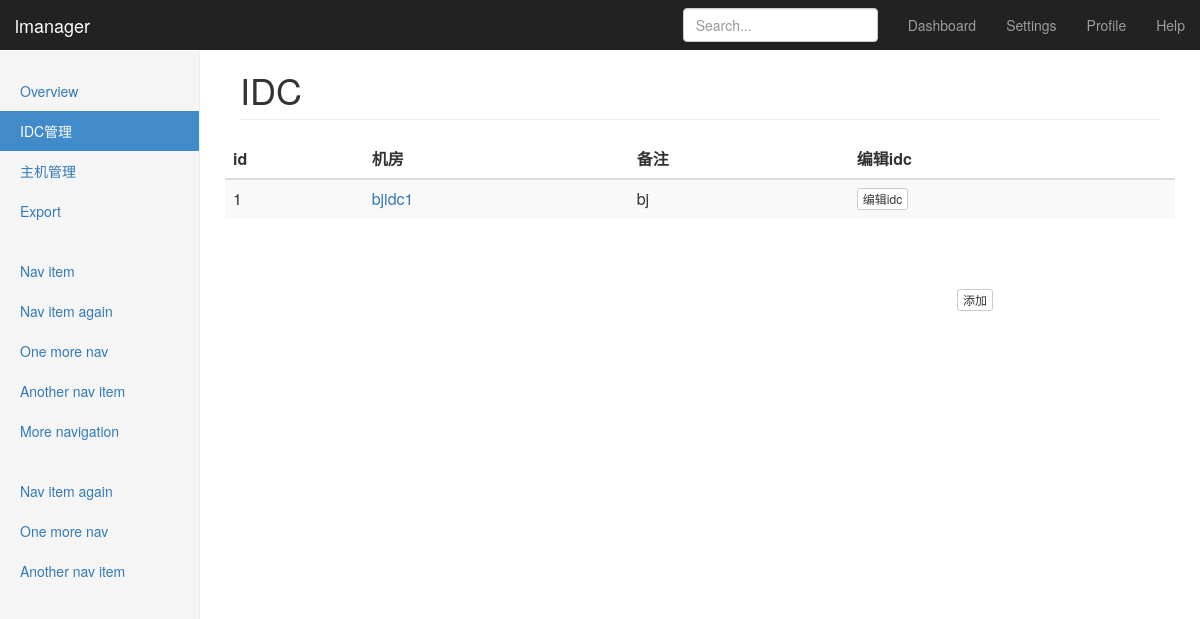
Page /idc/ (signed in) on the committed database.
### cmdb/models.py (models this page shows, shortened)
class Idc(models.Model):
    owner = models.ForeignKey(User)
    name = models.CharField(max_length=40, verbose_name='机房名称')
    remark = models.CharField(max_length=50, verbose_name='备注')
    date_added = models.DateTimeField(auto_now_add=True)
    class Meta:
        verbose_name = '机房'
        verbose_name_plural = '机房'

### cmdb/views.py (the view)
# urls.py: url(r'^idc/$', views.idc, name='idc'),
@login_required
def idc(request):
    idc = Idc.objects.all()
    context = {'idc': idc}
    return render(request, 'cmdb/idc.html', context)

### cmdb/templates/cmdb/idc.html (shortened to what this page needs)
<html lang="zh-CN" class=""><head>
    <link href="https://cdn.bootcss.com/bootstrap/3.3.7/css/bootstrap.min.css" rel="stylesheet">
    <link href="/static/css/dashboard.css" rel="stylesheet">
<style type="text/css">.fancybox-margin{margin-right:0px;}</style></head>
  <body data-feedly-mini="yes" data-gclp-initialized="true" data-gistbox-initialized="true">
    <nav class="navbar navbar-inverse navbar-fixed-top">
      <div class="container-fluid">
        <div class="navbar-header">
          <a class="navbar-brand" href="#">lmanager</a>
        </div>
        <div id="navbar" class="navbar-collapse collapse">
          <ul class="nav navbar-nav navbar-right">
            <li><a href="#">Dashboard</a></li>
            <li><a href="#">Settings</a></li>
            <li><a href="#">Profile</a></li>
            <li><a href="#">Help</a></li>
          </ul>
          <form class="navbar-form navbar-right">
            <input type="text" class="form-control" placeholder="Search...">
          </form>
        </div>
      </div>
    </nav>
    <div class="container-fluid">
      <div class="row">
        <div class="col-sm-3 col-md-2 sidebar">
          <ul class="nav nav-sidebar">
            <li><a href="/">Overview <span class="sr-only">(current)</span></a></li>
            <li  class="active"><a href="/idc">IDC管理</a></li>
            <li><a href="">主机管理</a></li>
            <li><a href="#">Export</a></li>
          </ul>
          <ul class="nav nav-sidebar">
            <li><a href="">Nav item</a></li>
            <li><a href="">Nav item again</a></li>
            <li><a href="">One more nav</a></li>
            <li><a href="">Another nav item</a></li>
            <li><a href="">More navigation</a></li>
          </ul>
          <ul class="nav nav-sidebar">
            <li><a href="">Nav item again</a></li>
            <li><a href="">One more nav</a></li>
            <li><a href="">Another nav item</a></li>
          </ul>
        </div>
        <div class="col-sm-9 col-sm-offset-3 col-md-10 col-md-offset-2 main">
          <h1 class="page-header">IDC</h1>
          <div class="row placeholders">
          <div class="table-responsive">
            <table class="table table-striped">
              <thead>
                <tr>
                  <th>id</th>
                  <th>机房</th>
                  <th>备注</th>
                  <th>编辑idc</th>
                </tr>
              </thead>
              <tbody>
                {% for idcall in idc %}
                <tr>
                  <td>{{idcall.id}}</td>
                  <td><a href="{% url 'cmdb:hostlist' idcall.id %}">{{idcall.name}}</a></td>
                  <td>{{idcall.remark}}</td>
                  <td><a class="btn btn-default btn-xs" href="{% url 'cmdb:edit_idc' idcall.id %}">编辑idc</a></td>
                </tr>
                {% endfor %}
              </tbody>
            </table>
            <a href="{%url 'cmdb:new_idc'%}"><button style="margin-left:550px;margin-top:50px;" type="button" class="btn btn-default btn-xs">添加</button></a>
          </div>
        </div>
      </div>
    </div>
   </body>
</html>

### lmanager/static/css/dashboard.css (style rules this page uses)
body { padding-top: 50px; }
.navbar-fixed-top { border: 0; }
.sidebar { display: none; }
@media (min-width: 768px) { .sidebar { position: fixed; top: 51px; bottom: 0; left: 0; z-index: 1000; display: block; padding: 20px; overflow-x: hidden; overflow-y: auto; background-color: #f5f5f5; border-right: 1px solid #eee; } }
.nav-sidebar { margin-right: -21px; margin-bottom: 20px; margin-left: -20px; }
.nav-sidebar > li > a { padding-right: 20px; padding-left: 20px; }
.nav-sidebar > .active > a, .nav-sidebar > .active > a:hover, .nav-sidebar > .active > a:focus { color: #fff; background-color: #428bca; }
.main { padding: 20px; }
@media (min-width: 768px) { .main { padding-right: 40px; padding-left: 40px; } }
.main .page-header { margin-top: 0; }
.placeholders { margin-bottom: 30px; text-align: center; }

### rows in the picture
Idc: id "1", name "bjidc1", remark "bj"
